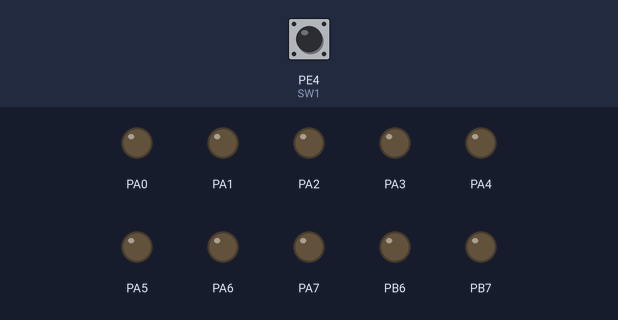
A program run on a simulated ATmega128, built with avr-gcc and emulated at 16 MHz (the files do not name the chip). Shown: output pins drawn as LEDs (lit = HIGH). Dashed ring = blinking. Inputs (shaded band) come from the test bench; at power-on: PE4 (SW1) LOW.

Above: at 1.2 s.
1.3 s: PE4 (SW1) pulled HIGH for 1 s
At 1.55 s:
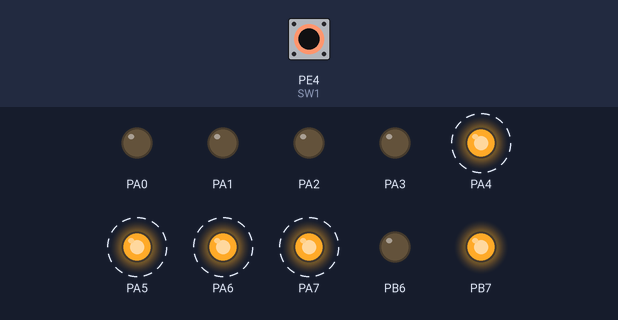
At 3.2 s:
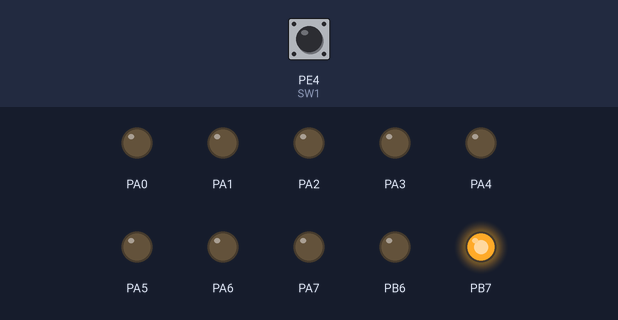
Timing chart, 0 to 4.7 s (numbered marks = the images above; inputs shaded):
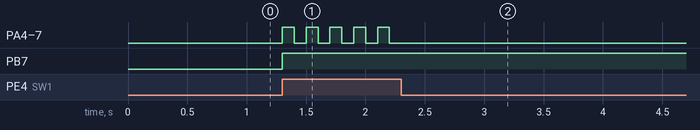

Measured:
- after the input at 1.3 s, PA4–7: alternates HIGH for 0.10 s and LOW for 0.10 s, 10 changes in all, then stays LOW, starting at once; PB7: LOW → HIGH at once

The program:

main.c
```c
#include "main.h"
#include "motor_io.h"
#include "led_sw.h"
void main(void)
{
	mtr_io_init();
	sw_init();
	led_init();

	int iMoveCW = FALSE;
	int iMoveCCW = FALSE;
	while(TRUE){
		if(!iMoveCCW && sw_onoff(SW1)){
			iMoveCW = !iMoveCW;
		}
		if(!iMoveCW && sw_onoff(SW2)){
			iMoveCCW = !iMoveCCW;
		}
		if(iMoveCW){
			mtr_io_move(MOTOR_MOVE_CW);
			led_on(LED1_4);
			_delay_ms(100);
			if(sw_onoff(SW1)){
				iMoveCW = FALSE;
				led_off(LED1_4);
				continue;
			}
			led_off(LED1_4);
			_delay_ms(100);
		}
		else if(iMoveCCW){
			mtr_io_move(MOTOR_MOVE_CCW);
			led_on(LED5_8);
			_delay_ms(100);
			if(sw_onoff(SW2)){
				iMoveCCW = FALSE;
				led_off(LED5_8);
				continue;
			}
			led_off(LED5_8);
			_delay_ms(100);
		}
		else{
			mtr_io_move(MOTOR_MOVE_STOP);
		}

	}

}
```

led_sw.c
```c
#include "led_sw.h"

// LED가 연결된 포트 A를 출력으로 설정 & 모든 LED off
void led_init(void)
{
	DDRA = 0xFF;
	PORTA = 0x0;	// 모든 LED off
}

// 선택된 LED on
void led_on(byte bLed)
{
	PORTA = PORTA | bLed;	// LED on
}

// 선택된 LED off
void led_off(byte bLed)
{
	PORTA = PORTA & (~bLed);	// LED off
}

// 선택된 LED on --> off
void led_onoff(byte bLed, float fSec)
{
	double dMsec = fSec / 0.001;	// [sec] --> [msec]

	PORTA = PORTA | bLed;	// LED on
	_delay_ms(dMsec);
	PORTA = PORTA & (~bLed);	// LED off
}

// LED8부터 LED1까지 순서대로 1회 on --> off
void led_test(void)
{
	byte l;
	l = LED8;
	for(int i = 0; i < 8; i++) {
		led_onoff(l, 0.05);
		l <<= 1;
	}
}

// 스위치가 연결된 포트 PE4와 PE5를 입력으로 설정
void sw_init(void)
{
	SFIOR &= ~0x4;  // 모든 포트의 Pull-up 저항 연결 허용
	DDRE &= ~SW1 & ~SW2;	// 1110_1111 & 1101_1111
	PORTE |= SW1 & SW2;	// 포트 PE4와 PE5의 Pull-up 저항 연결
}

// 선택된 스위치가 on(약 50[msec])되면 TRUE를 반환
// 그렇지 않으면 FALSE를 반환
int sw_on(byte bSw)
{
	static int iPrevSwOnOff[2] = {FALSE, FALSE};  // 스위치의 과거 상태
	int iSwOn = FALSE;
	int iSwIndex, iCrntSwOn = !(PINE & bSw);

	if(bSw == SW1)			iSwIndex = 0;
	else if(bSw == SW2)	iSwIndex = 1;
	else 						return FALSE;

	// 과거 상태가 off 이고 현재 상태가 on 이면
	if(!iPrevSwOnOff[iSwIndex] && iCrntSwOn) {
		_delay_ms(50);
		// 50[msec] 이후의 스위치의 상태
		iCrntSwOn = !(PINE & bSw);
		iSwOn = iCrntSwOn;
	}

	iPrevSwOnOff[iSwIndex] = iCrntSwOn;
	return iSwOn;
}

// 선택된 스위치가 on(약 50[msec] 이상) --> off되면 TRUE를 반환
// 그렇지 않으면 FALSE를 반환
int sw_onoff(byte bSw)
{
	int iOnTimeCnt = 0;

	if(bSw != SW1 && bSw != SW2)	return FALSE;

	// 스위치 off이면
	if(PINE & bSw)	return FALSE;

	while(TRUE) {
		_delay_ms(10);
		// 스위치 on 상태이면
		if(!(PINE & bSw))			iOnTimeCnt++;
		// 스위치 off 상태이고 50[msec] 이상 스위치가 on 상태에 있었으면
		else if(iOnTimeCnt >= 5)
			return TRUE;
		else
			return FALSE;
	}
}

void sw_on_test(void)
{
	// 스위치 1 On/Off --> LED 1~4 깜박
	while(TRUE) {
		if(sw_on(SW1)) {
			led_onoff(LED1_4, 500);
			break;
		}
	}
	// 스위치 2 On/Off --> LED 5~8 깜박
	while(TRUE) {
		if(sw_on(SW2)) {
			led_onoff(LED5_8, 500);
			break;
		}
	}
}
void sw_onoff_test(void)
{
	// 스위치 1 On/Off --> LED 1~4 깜박
	while(TRUE) {
		if(sw_onoff(SW1)) {
			led_onoff(LED1_4, 500);
			break;
		}
	}
	// 스위치 2 On/Off --> LED 5~8 깜박
	while(TRUE) {
		if(sw_onoff(SW2)) {
			led_onoff(LED5_8, 500);
			break;
		}
	}
} 
```

led_sw.h
```c
#ifndef LED_SW_H_
#define LED_SW_H_

#include "main.h"

#define LED1		(1 << 7)
#define LED2		(1 << 6)
#define LED3		(1 << 5)
#define LED4		(1 << 4)
#define LED5		(1 << 3)
#define LED6		(1 << 2)
#define LED7		(1 << 1)
#define LED8		(1 << 0)
#define LED1_4		(0xF0)
#define LED5_8		(0x0F)
#define LED_ALL	(0xFF)

#define SW1			(1 << 4)
#define SW2			(1 << 5)

// LED 관련 함수 원형
void led_init(void);
void led_on(byte bLed);
void led_off(byte bLed);
void led_onoff(byte bLed, float fSec);
void led_test(void);

// 스위치 관련 함수 원형
void sw_init(void);
int sw_on(byte bSw);
int sw_onoff(byte bSw);
void sw_on_test(void);
void sw_onoff_test(void);

#endif /* LED_SW_H_ */
```

main.h
```c
#ifndef MAIN_H_
#define MAIN_H_

#define F_CPU 16000000UL  // 하드웨어 동작 주파수 반영
#define __DELAY_BACKWARD_COMPATIBLE__	// _delay_ms() 함수와 _delay_us() 관련 컴파일러 호환성 문제

#include <avr/io.h>
#include <avr/interrupt.h>
#include <util/delay.h>
#include <stdio.h>
#include <string.h>
#include <stdlib.h>
#include <ctype.h>

#define TRUE	1
#define FALSE	0

// 사용자 정의 자료형
typedef unsigned char	byte;	// 8비트
typedef unsigned short	word;	// 16비트
typedef unsigned int	uint;

#endif /* MAIN_H_ */
```

motor_io.c
```c
#include "motor_io.h"

// DC 모터 드라이버가 연결된 포트 PB6과 PB7을 출력으로 설정, 모두 0 출력
void mtr_io_init(void)
{
	DDRB |= 0xC0;	// 1100_0000
	PORTB &= 0x3F;	// 0011_1111
}

// DC 모터 구동
void mtr_io_move(int iDir)
{
	switch(iDir) {
		case MOTOR_MOVE_CW:	PORTB = (PORTB & 0x3F) | MOTOR_CW; break;
		case MOTOR_MOVE_CCW:	PORTB = (PORTB & 0x3F) | MOTOR_CCW; break;
		default: PORTB = (PORTB & 0x3F) | MOTOR_STOP;
	}
}

// PWM파의 듀티비 제어 --> DC 모터 구동 속도 제어
// PWM파의 주기: 100[msec]
// uSpeed: (0 - 100) --> (듀티비: 0% - 100%)
void mtr_io_dir_spd(int iDir, uint uSpeed, float fSec)
{
	int iTimes;

	if(uSpeed > 100) uSpeed = 100;	// 100으로 제한
	if(fSec < 0.1) fSec = 0.1;
	iTimes = fSec/0.1;	// for 루프 실행 횟수 = fSec[sec] / 100[msec]

	for(int i=0; i<iTimes; i++) {	// 루프 1회 실행 --> 약 100[msec]
		mtr_io_move(iDir);					// 모터 구동
		_delay_ms(uSpeed);
		mtr_io_move(MOTOR_MOVE_STOP);	// 모터 정지
		_delay_ms(100 - uSpeed);
	}
}
 
```

motor_io.h
```c
#ifndef MOTOR_IO_H_
#define MOTOR_IO_H_

#include "main.h"

// 포트 PB7과 PB6에 출력할 값
#define MOTOR_CW	(0x2 << 6)	// "10", 시계 방향(clockwise)
#define MOTOR_CCW	(0x1 << 6)	// "01", 반시계 방향(counterclockwise)
#define MOTOR_STOP	(0x0 << 6)	// "00", 정지

// mtr_io_move() 함수에 전달될 값
#define MOTOR_MOVE_STOP	0	// 정지
#define MOTOR_MOVE_CW	1	// 시계 방향(clockwise) 구동
#define MOTOR_MOVE_CCW	2	// 반시계 방향(counterclockwise) 구동

void mtr_io_init(void);
void mtr_io_move(int iDir);
void mtr_io_dir_spd(int iDir, uint uSpeed, float fSec);

#endif /* MOTOR_IO_H_ */ 
```
